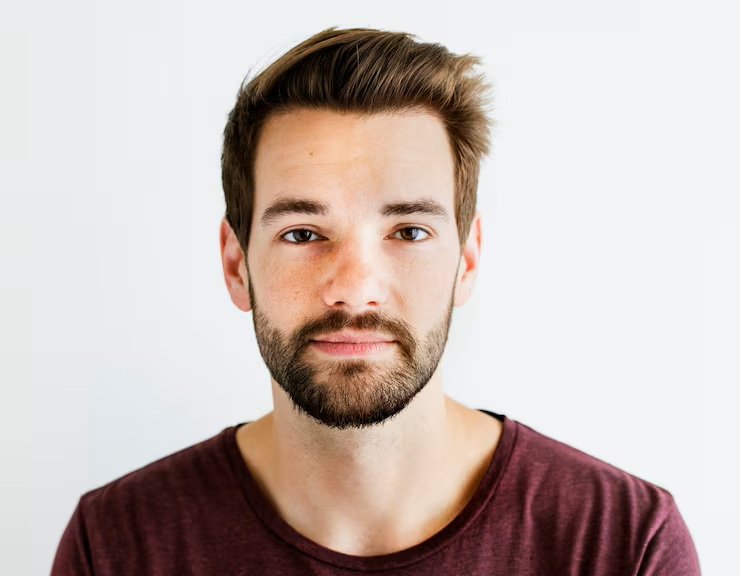
#> input picture images/001.jpg, 740 x 576 px
$ python opencv.py
#> lines starting #> are read from the running program, lines starting #| are printed output that depends on the picture; after the words box and inside, x2 and y2 are one past the last pixel; in counts of white or black regions, pixels touching at a corner belong together
import cv2
import numpy as np

# =========================
# 1. 讀取圖片
# =========================
img_path = r"C:\Users\user\Desktop\embedded_image\images\001.jpg"

data = np.fromfile(img_path, dtype=np.uint8)
img = cv2.imdecode(data, cv2.IMREAD_COLOR)
#> img is the input picture: shape (576, 740, 3); mean B, G, R 180.6, 185.4, 199.4

if img is None:
    print("圖片讀取失敗")
    exit()

result = img.copy()

# =========================
# 2. 灰階
# =========================
gray = cv2.cvtColor(img, cv2.COLOR_BGR2GRAY)
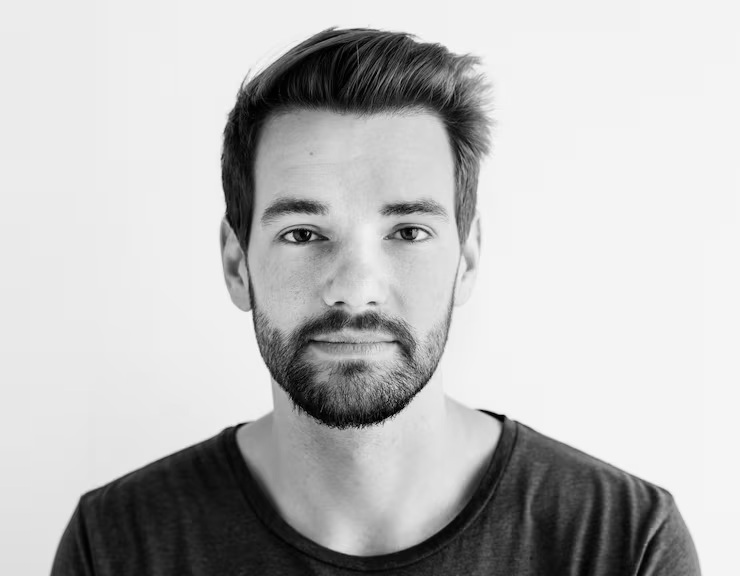
#> gray: shape (576, 740); min 0, max 251, mean 189.1

# =========================
# 3. 高斯模糊
# =========================
blur = cv2.GaussianBlur(gray, (7, 7), 0)

# =========================
# 4. 二值化
# =========================
_, binary = cv2.threshold(
    blur,
    50,
    255,
    cv2.THRESH_BINARY_INV
)
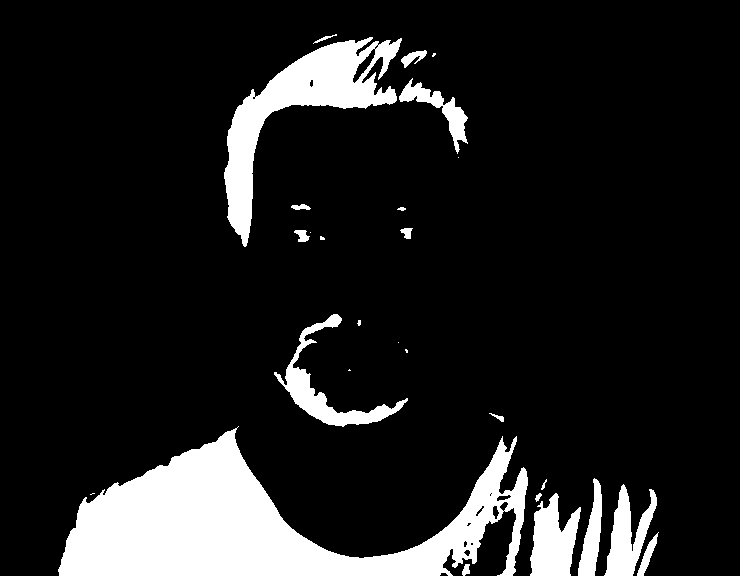
#> binary: shape (576, 740); 12.5% white; 27 white regions (9 under 20 px)

# =========================
# 5. Contour
# =========================
contours, _ = cv2.findContours(
    binary,
    cv2.RETR_EXTERNAL,
    cv2.CHAIN_APPROX_SIMPLE
)
#> contours = 27 contours, 11 with area under 20; largest, box (x1, y1, x2, y2) and area: (58, 426, 528, 576) 31174, (224, 37, 402, 247) 9980, (274, 314, 408, 427) 2610, (530, 493, 581, 576) 2606, (604, 484, 657, 576) 2122

# 畫 contour 結果
contour_result = img.copy()

for contour in contours:
    area = cv2.contourArea(contour)
    if area > 30:
        cv2.drawContours(contour_result, [contour], -1, (255, 0, 0), 2)

        M = cv2.moments(contour)
        if M["m00"] != 0:
            cx = int(M["m10"] / M["m00"])
            cy = int(M["m01"] / M["m00"])
            cv2.circle(contour_result, (cx, cy), 3, (0, 0, 255), -1)
            print(f"Contour 中心=({cx}, {cy}), 面積={area:.2f}")
#> this loop made 27 passes
#> (area, cx, cy) on passes 1, 2, 3, 6, 8, 9, 10, 15, 18, 19, 21, 23: (52, 465, 569), (253, 647, 555), (2606.5, 552, 541), (2121.5, 626, 536), (1111.5, 591, 536), (31174, 252, 525), (32, 498, 417), (2610.5, 325, 389), (96.5, 301, 235), (70.5, 406, 232), (60.5, 300, 206), (1193.5, 438, 108)
#> area on passes 4, 27: 23.5, 28.5
#| Contour 中心=(465, 569), 面積=52.00
#| Contour 中心=(647, 555), 面積=253.00
#| Contour 中心=(552, 541), 面積=2606.50
#| Contour 中心=(626, 536), 面積=2121.50
#| Contour 中心=(591, 536), 面積=1111.50
#| Contour 中心=(252, 525), 面積=31174.00
#| Contour 中心=(498, 417), 面積=32.00
#| Contour 中心=(325, 389), 面積=2610.50
#> (further printed lines are left out)
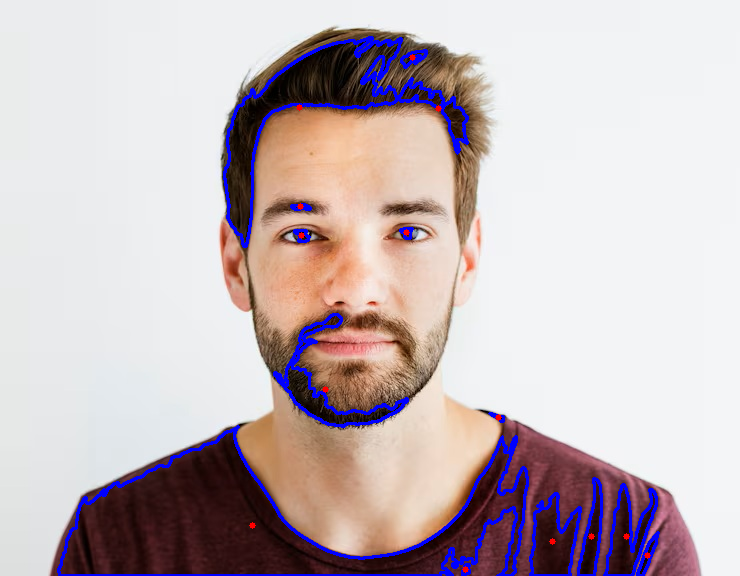
#> contour_result: shape (576, 740, 3); 3.5% of pixels changed, all inside (x1, y1, x2, y2) = (57, 36, 660, 576)


# =========================
# 8. 顯示結果
# =========================
cv2.imshow("Blur", blur)
cv2.imshow("Binary", binary)
cv2.imshow("Contour Result", contour_result)

cv2.waitKey(0)
cv2.destroyAllWindows()
